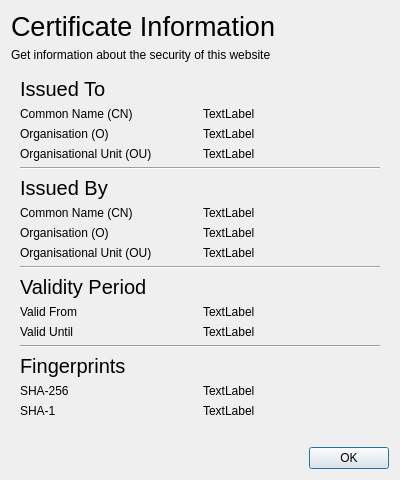
<?xml version="1.0" encoding="UTF-8"?>
<ui version="4.0">
 <class>CertificateInfo</class>
 <widget class="QDialog" name="CertificateInfo">
  <property name="geometry">
   <rect>
    <x>0</x>
    <y>0</y>
    <width>400</width>
    <height>480</height>
   </rect>
  </property>
  <property name="windowTitle">
   <string>Certificate Information</string>
  </property>
  <layout class="QVBoxLayout" name="verticalLayout">
   <item>
    <widget class="QLabel" name="label">
     <property name="font">
      <font>
       <pointsize>20</pointsize>
      </font>
     </property>
     <property name="text">
      <string>Certificate Information</string>
     </property>
    </widget>
   </item>
   <item>
    <widget class="QLabel" name="summary">
     <property name="text">
      <string>Get information about the security of this website</string>
     </property>
    </widget>
   </item>
   <item>
    <widget class="QFrame" name="certInfoFrame">
     <layout class="QGridLayout" name="gridLayout">
      <item row="11" column="0">
       <widget class="QLabel" name="label_11">
        <property name="text">
         <string>Valid From</string>
        </property>
       </widget>
      </item>
      <item row="15" column="0">
       <widget class="QLabel" name="label_15">
        <property name="text">
         <string>SHA-256</string>
        </property>
       </widget>
      </item>
      <item row="1" column="0">
       <widget class="QLabel" name="label_3">
        <property name="text">
         <string>Common Name (CN)</string>
        </property>
       </widget>
      </item>
      <item row="10" column="0" colspan="2">
       <widget class="QLabel" name="label_10">
        <property name="font">
         <font>
          <pointsize>15</pointsize>
         </font>
        </property>
        <property name="text">
         <string>Validity Period</string>
        </property>
       </widget>
      </item>
      <item row="2" column="0">
       <widget class="QLabel" name="label_4">
        <property name="text">
         <string>Organisation (O)</string>
        </property>
       </widget>
      </item>
      <item row="3" column="0">
       <widget class="QLabel" name="label_5">
        <property name="text">
         <string>Organisational Unit (OU)</string>
        </property>
       </widget>
      </item>
      <item row="4" column="0" colspan="2">
       <widget class="Line" name="line">
        <property name="orientation">
         <enum>Qt::Horizontal</enum>
        </property>
       </widget>
      </item>
      <item row="16" column="0">
       <widget class="QLabel" name="label_16">
        <property name="text">
         <string>SHA-1</string>
        </property>
       </widget>
      </item>
      <item row="12" column="0">
       <widget class="QLabel" name="label_12">
        <property name="text">
         <string>Valid Until</string>
        </property>
       </widget>
      </item>
      <item row="5" column="0" colspan="2">
       <widget class="QLabel" name="label_6">
        <property name="font">
         <font>
          <pointsize>15</pointsize>
         </font>
        </property>
        <property name="text">
         <string>Issued By</string>
        </property>
       </widget>
      </item>
      <item row="6" column="0">
       <widget class="QLabel" name="label_7">
        <property name="text">
         <string>Common Name (CN)</string>
        </property>
       </widget>
      </item>
      <item row="7" column="0">
       <widget class="QLabel" name="label_8">
        <property name="text">
         <string>Organisation (O)</string>
        </property>
       </widget>
      </item>
      <item row="8" column="0">
       <widget class="QLabel" name="label_9">
        <property name="text">
         <string>Organisational Unit (OU)</string>
        </property>
       </widget>
      </item>
      <item row="6" column="1">
       <widget class="QLabel" name="issuerCommonName">
        <property name="text">
         <string>TextLabel</string>
        </property>
       </widget>
      </item>
      <item row="11" column="1">
       <widget class="QLabel" name="expiryStart">
        <property name="text">
         <string>TextLabel</string>
        </property>
       </widget>
      </item>
      <item row="9" column="0" colspan="2">
       <widget class="Line" name="line_2">
        <property name="orientation">
         <enum>Qt::Horizontal</enum>
        </property>
       </widget>
      </item>
      <item row="7" column="1">
       <widget class="QLabel" name="issuerOrganisation">
        <property name="text">
         <string>TextLabel</string>
        </property>
       </widget>
      </item>
      <item row="8" column="1">
       <widget class="QLabel" name="issuerOrganisationalUnit">
        <property name="text">
         <string>TextLabel</string>
        </property>
       </widget>
      </item>
      <item row="0" column="0" colspan="2">
       <widget class="QLabel" name="label_2">
        <property name="font">
         <font>
          <pointsize>15</pointsize>
         </font>
        </property>
        <property name="text">
         <string>Issued To</string>
        </property>
       </widget>
      </item>
      <item row="1" column="1">
       <widget class="QLabel" name="subjectCommonName">
        <property name="text">
         <string>TextLabel</string>
        </property>
       </widget>
      </item>
      <item row="2" column="1">
       <widget class="QLabel" name="subjectOrganisation">
        <property name="text">
         <string>TextLabel</string>
        </property>
       </widget>
      </item>
      <item row="3" column="1">
       <widget class="QLabel" name="subjectOrganisationalUnit">
        <property name="text">
         <string>TextLabel</string>
        </property>
       </widget>
      </item>
      <item row="12" column="1">
       <widget class="QLabel" name="expiryEnd">
        <property name="text">
         <string>TextLabel</string>
        </property>
       </widget>
      </item>
      <item row="13" column="0" colspan="2">
       <widget class="Line" name="line_3">
        <property name="orientation">
         <enum>Qt::Horizontal</enum>
        </property>
       </widget>
      </item>
      <item row="14" column="0" colspan="2">
       <widget class="QLabel" name="label_14">
        <property name="font">
         <font>
          <pointsize>15</pointsize>
         </font>
        </property>
        <property name="text">
         <string>Fingerprints</string>
        </property>
       </widget>
      </item>
      <item row="15" column="1">
       <widget class="QLabel" name="sha256">
        <property name="text">
         <string>TextLabel</string>
        </property>
       </widget>
      </item>
      <item row="16" column="1">
       <widget class="QLabel" name="sha1">
        <property name="text">
         <string>TextLabel</string>
        </property>
       </widget>
      </item>
     </layout>
    </widget>
   </item>
   <item>
    <spacer name="verticalSpacer">
     <property name="orientation">
      <enum>Qt::Vertical</enum>
     </property>
     <property name="sizeHint" stdset="0">
      <size>
       <width>20</width>
       <height>40</height>
      </size>
     </property>
    </spacer>
   </item>
   <item>
    <layout class="QHBoxLayout" name="horizontalLayout">
     <item>
      <spacer name="horizontalSpacer">
       <property name="orientation">
        <enum>Qt::Horizontal</enum>
       </property>
       <property name="sizeHint" stdset="0">
        <size>
         <width>40</width>
         <height>20</height>
        </size>
       </property>
      </spacer>
     </item>
     <item>
      <widget class="QPushButton" name="pushButton">
       <property name="text">
        <string>OK</string>
       </property>
       <property name="icon">
        <iconset theme="dialog-ok"/>
       </property>
      </widget>
     </item>
    </layout>
   </item>
  </layout>
 </widget>
 <resources/>
 <connections/>
</ui>
